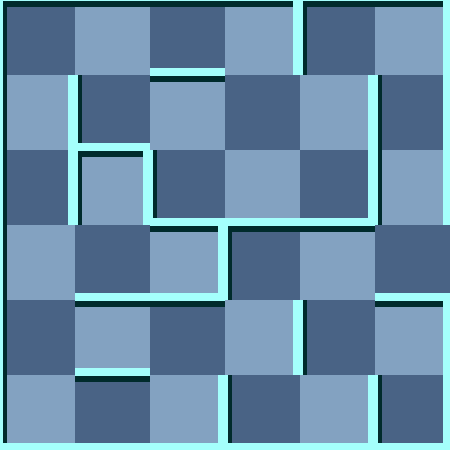

This is a level from a 2D game, rendered from its Tiled map with the project's own tilesets. A one-line summary and the map file follow, with tile-layer data summarised:
An orthogonal 6x6 tile map with 75x75 px tiles, 2 tile layers (background, 块层 1) and 4 objects (Exit, Player, Trap, RedMummy).

<map version="1.0" orientation="orthogonal" width="6" height="6" tilewidth="75" tileheight="75">
 <tileset firstgid="1" name="wall" tilewidth="75" tileheight="75">
  <image source="gfx/wall.png" width="300" height="375" />
  <tile id="0">
   <properties>
    <property name="ValOfWall" value="0" />
   </properties>
  </tile>
  <tile id="1">
   <properties>
    <property name="ValOfWall" value="1" />
   </properties>
  </tile>
  <tile id="2">
   <properties>
    <property name="ValOfWall" value="2" />
   </properties>
  </tile>
  <tile id="3">
   <properties>
    <property name="ValOfWall" value="3" />
   </properties>
  </tile>
  <tile id="4">
   <properties>
    <property name="ValOfWall" value="4" />
   </properties>
  </tile>
  <tile id="5">
   <properties>
    <property name="ValOfWall" value="5" />
   </properties>
  </tile>
  <tile id="6">
   <properties>
    <property name="ValOfWall" value="6" />
   </properties>
  </tile>
  <tile id="7">
   <properties>
    <property name="ValOfWall" value="7" />
   </properties>
  </tile>
  <tile id="8">
   <properties>
    <property name="ValOfWall" value="8" />
   </properties>
  </tile>
  <tile id="9">
   <properties>
    <property name="ValOfWall" value="9" />
   </properties>
  </tile>
  <tile id="10">
   <properties>
    <property name="ValOfWall" value="10" />
   </properties>
  </tile>
  <tile id="11">
   <properties>
    <property name="ValOfWall" value="11" />
   </properties>
  </tile>
  <tile id="12">
   <properties>
    <property name="ValOfWall" value="12" />
   </properties>
  </tile>
  <tile id="13">
   <properties>
    <property name="ValOfWall" value="13" />
   </properties>
  </tile>
  <tile id="14">
   <properties>
    <property name="ValOfWall" value="14" />
   </properties>
  </tile>
  <tile id="15">
   <properties>
    <property name="ValOfWall" value="15" />
   </properties>
  </tile>
  <tile id="18">
   <properties>
    <property name="ValOfWall" value="-1" />
   </properties>
  </tile>
 </tileset>
 <layer name="background" width="6" height="6">
  <data>[36 cells, 36 non-empty, 2 distinct tile ids]</data>
 </layer>
 <layer name="块层 1" width="6" height="6">
  <data>[36 cells, 36 non-empty, 14 distinct tile ids]</data>
 </layer>
 <objectgroup name="对象层 1" width="6" height="6">
  <object name="Exit" x="450" y="225" />
  <object name="Player" x="150" y="300">
   <properties>
    <property name="value" value="1" />
   </properties>
  </object>
  <object name="Trap" x="375" y="150">
   <properties>
    <property name="value" value="8" />
   </properties>
  </object>
  <object name="RedMummy" x="375" y="150">
   <properties>
    <property name="value" value="21" />
   </properties>
  </object>
 </objectgroup>
</map>
